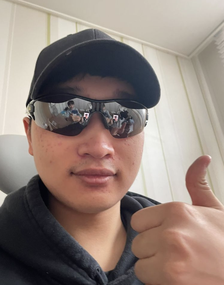
#> input picture 1.4-matplotlib/jeewhan.png, 224 x 285 px, shrunk from 930 x 1184 before the run, found by its file name
$ python 1.4_matplotlib.py
#> lines starting #> are read from the running program, lines starting #| are printed output that depends on the picture
import matplotlib.pyplot as plt
import numpy as np

# [14 lines of commented-out code are left out]

"""
- : 실선
-. : 점 이음선
. : 점
o : 원
^ : 정삼각형
> : 우 삼각형
2 : 작은 정삼각형
4 : 작은 우 삼각형
p : 오각형
h : 육각형
D : 다이아몬드 표
-- : 이음선
: : 점선
, : 픽셀
v : 역삼각형
< : 좌 삼각형
1 : 작은 역삼각형
3 : 작은 좌 삼각형
s : 사각형
* : 별표
+ : 더하기 표
x : 엑스 표
"""

# [27 lines of commented-out code are left out]
import cv2
img = cv2.imread('/Users/kis/Documents/GitHub/Computer-vision-study/1.4-matplotlib/jeewhan.png')
#> img is the input picture: shape (285, 224, 3); mean B, G, R 122.2, 129.6, 145
plt.imshow(img[:,:,::-1])
plt.xticks([])
plt.yticks([])
plt.show()

img1 = cv2.imread('/Users/kis/Documents/GitHub/Computer-vision-study/1.4-matplotlib/jason.jpg')
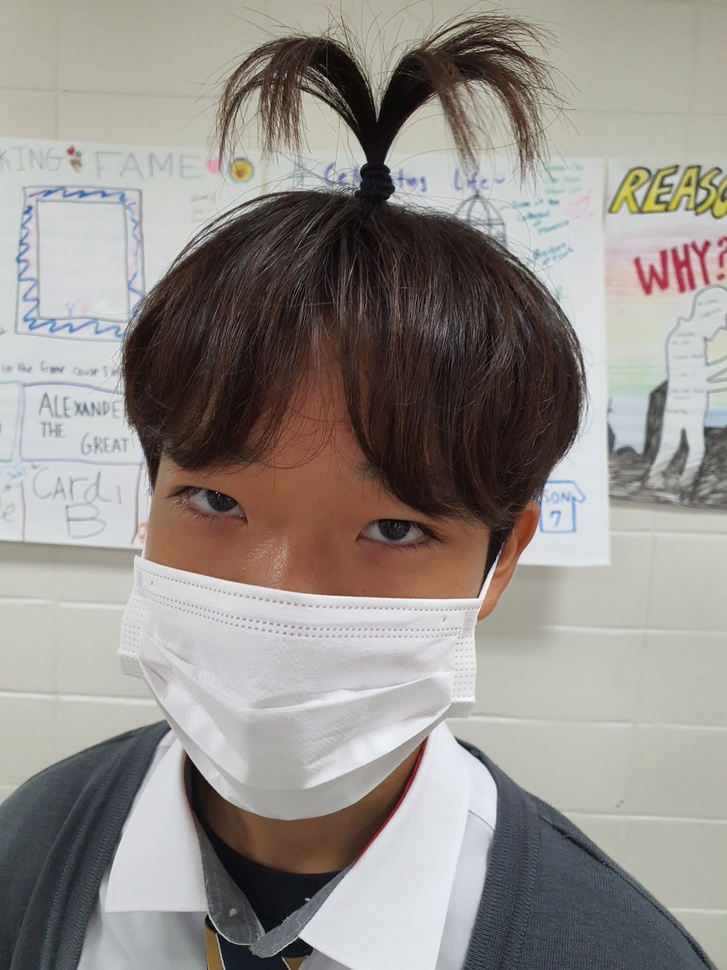
#> input picture 1.4-matplotlib/jason.jpg, 727 x 970 px, shrunk from 3024 x 4032 before the run, found by its file name
#> img1 is the input picture: shape (970, 727, 3); mean B, G, R 138.3, 143, 148.2
img2 = cv2.imread('/Users/kis/Documents/GitHub/Computer-vision-study/1.4-matplotlib/jeewhan.png')
img3 = cv2.imread('/Users/kis/Documents/GitHub/Computer-vision-study/1.4-matplotlib/junsoo.jpg')
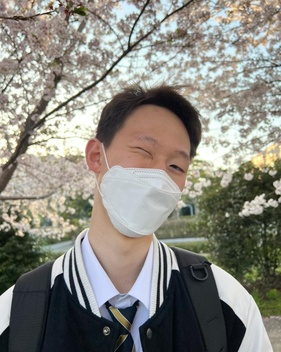
#> input picture 1.4-matplotlib/junsoo.jpg, 281 x 352 px, shrunk from 1170 x 1462 before the run, found by its file name
#> img3 is the input picture: shape (352, 281, 3); mean B, G, R 126.6, 134.5, 136.3

plt.subplot(1,3,1)
plt.imshow(img1[:,:,::-1])

plt.subplot(1,3,2)
plt.imshow(img2[:,:,::-1])

plt.subplot(1,3,3)
plt.imshow(img3[:,:,::-1])
plt.show()
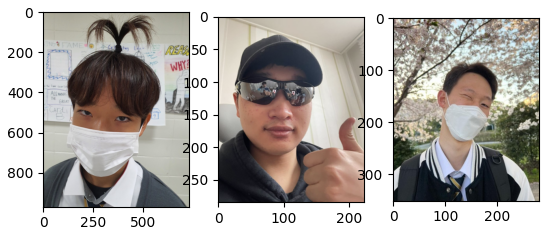
#> figure drawn by matplotlib, 3 panels
